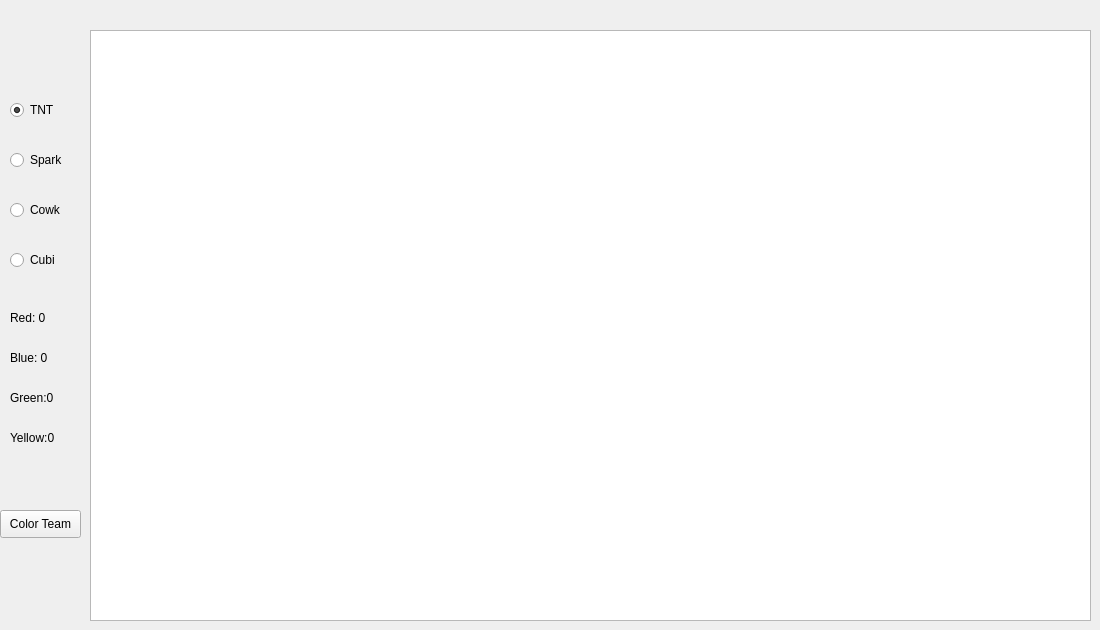
    <widget class="QWidget" name="tabOverview">
     <property name="enabled">
      <bool>true</bool>
     </property>
     <attribute name="title">
      <string>Member Overview</string>
     </attribute>
     <widget class="QTableView" name="tbvOverview">
      <property name="geometry">
       <rect>
        <x>90</x>
        <y>30</y>
        <width>1001</width>
        <height>591</height>
       </rect>
      </property>
      <property name="sortingEnabled">
       <bool>true</bool>
      </property>
     </widget>
     <widget class="QRadioButton" name="rbTntOverview">
      <property name="geometry">
       <rect>
        <x>10</x>
        <y>100</y>
        <width>51</width>
        <height>20</height>
       </rect>
      </property>
      <property name="text">
       <string>TNT</string>
      </property>
      <property name="checked">
       <bool>true</bool>
      </property>
     </widget>
     <widget class="QRadioButton" name="rbSparkOverview">
      <property name="geometry">
       <rect>
        <x>10</x>
        <y>150</y>
        <width>71</width>
        <height>20</height>
       </rect>
      </property>
      <property name="text">
       <string>Spark</string>
      </property>
      <property name="checked">
       <bool>false</bool>
      </property>
     </widget>
     <widget class="QRadioButton" name="rbCowkOverview">
      <property name="geometry">
       <rect>
        <x>10</x>
        <y>200</y>
        <width>61</width>
        <height>20</height>
       </rect>
      </property>
      <property name="text">
       <string>Cowk</string>
      </property>
      <property name="checked">
       <bool>false</bool>
      </property>
     </widget>
     <widget class="QRadioButton" name="rbCubiOverview">
      <property name="geometry">
       <rect>
        <x>10</x>
        <y>250</y>
        <width>61</width>
        <height>20</height>
       </rect>
      </property>
      <property name="text">
       <string>Cubi</string>
      </property>
      <property name="checked">
       <bool>false</bool>
      </property>
     </widget>
     <widget class="QPushButton" name="btnColorTeams">
      <property name="geometry">
       <rect>
        <x>0</x>
        <y>510</y>
        <width>81</width>
        <height>28</height>
       </rect>
      </property>
      <property name="text">
       <string>Color Team</string>
      </property>
     </widget>
     <widget class="QLabel" name="lbTeamRed">
      <property name="geometry">
       <rect>
        <x>10</x>
        <y>310</y>
        <width>71</width>
        <height>16</height>
       </rect>
      </property>
      <property name="text">
       <string>Red: 0</string>
      </property>
     </widget>
     <widget class="QLabel" name="lbTeamBlue">
      <property name="geometry">
       <rect>
        <x>10</x>
        <y>350</y>
        <width>71</width>
        <height>16</height>
       </rect>
      </property>
      <property name="text">
       <string>Blue: 0</string>
      </property>
     </widget>
     <widget class="QLabel" name="lbTeamGreen">
      <property name="geometry">
       <rect>
        <x>10</x>
        <y>390</y>
        <width>71</width>
        <height>16</height>
       </rect>
      </property>
      <property name="text">
       <string>Green:0</string>
      </property>
     </widget>
     <widget class="QLabel" name="lbTeamYellow">
      <property name="geometry">
       <rect>
        <x>10</x>
        <y>430</y>
        <width>71</width>
        <height>16</height>
       </rect>
      </property>
      <property name="text">
       <string>Yellow:0</string>
      </property>
     </widget>
    </widget>
